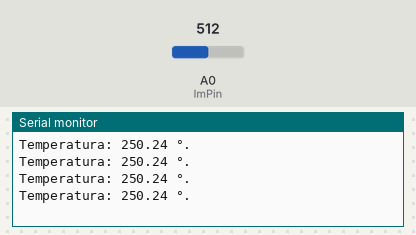
This sketch was run on a simulated Arduino Uno, built with avr-gcc and run on an emulated ATmega328P. Shown: the last lines printed to the serial monitor. Inputs (shaded band) come from the test bench; at power-on: A0 (lmPin) = 512.

Above: at 1.2 s.
1.3 s: A0 (lmPin) set to 716
At 1.71 s:
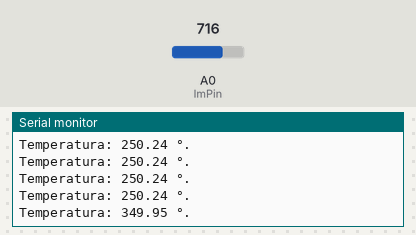
2.8 s: A0 (lmPin) set to 900
At 2.91 s:
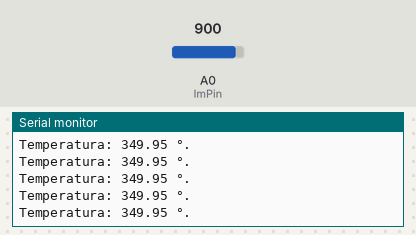
Timing chart, 0 to 5.8 s (numbered marks = the images above; inputs shaded):
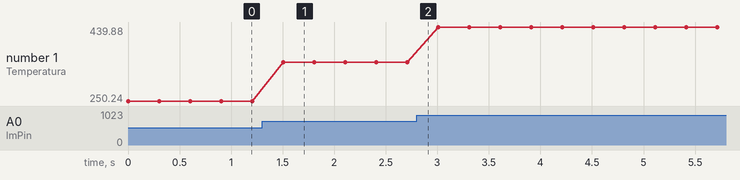

Measured:
- after the input at 1.3 s, the serial monitor: prints a new line after 0.20 s (image 1)
- plotted number 1: 250.24 → 349.95 after the input at 1.3 s, 349.95 → 439.88 after the input at 2.8 s

The sketch:

Clase_4_v5_TEMP.ino
```cpp
const int lmPin = A0;

void setup() {
  // put your setup code here, to run once:
  Serial.begin(9600);
  while(!Serial);

}

void loop() {
  // put your main code here, to run repeatedly:

  int analog = 0;
  double temp = 0;
  analog = analogRead(lmPin);
  temp = analog* 5000.0  /1023.0 /10.0;  //5V -> 1023
  Serial.print("Temperatura: ");
  Serial.print(temp);
  Serial.println(" °.");
  delay(300);

}
```
